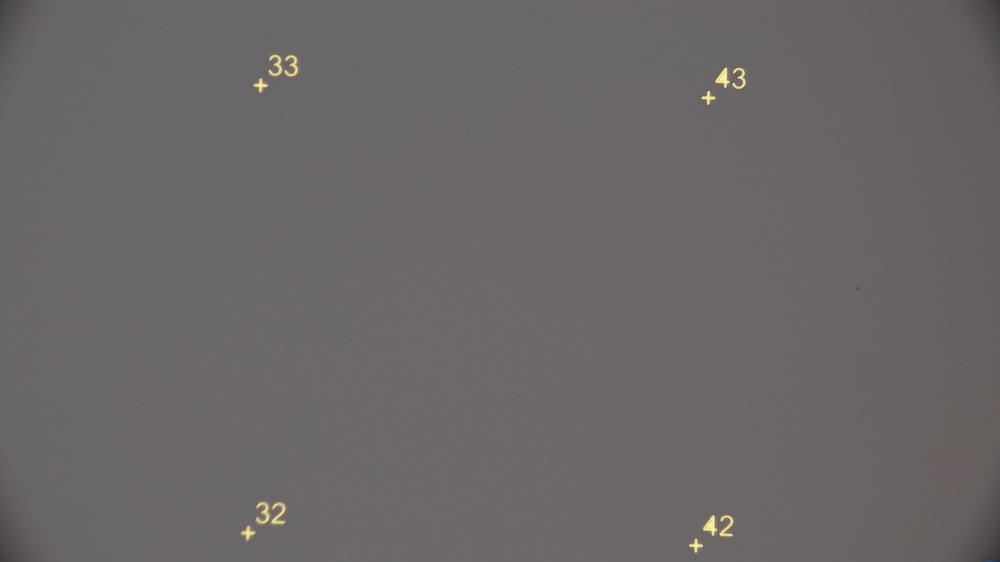
#> input picture ImageStitch/microscope_images/01.jpg, 1000 x 562 px, shrunk from 3840 x 2160 before the run
$ python -i NumFinder.py   (imports and definitions only)
#> lines starting #> are read from the running program, lines starting #| are printed output that depends on the picture; after the words box and inside, x2 and y2 are one past the last pixel; in counts of white or black regions, pixels touching at a corner belong together
"""
This tool can be used to identify numbers in images
"""

import cv2
import pytesseract
import numpy as np
from typing import List, Tuple

class ImageData:
    """
    Stores both an image and extracted numbers.
    """
    def __init__(self, image: np.ndarray, numbers: List[int], position: Tuple[int, int] = None):
        self.image = image
        self.numbers = numbers
        self.position = position # (row, col) in the final grid layout

def extract_numbers_from_image(image: np.ndarray) -> List[int]:
    """
    Extracts numbers from an image using OpenCV and Tesseract OCR.
    Returns a list of of numbers present in the image.
    """
    gray = cv2.cvtColor(image, cv2.COLOR_BGR2GRAY)
    _, thresh = cv2.threshold(gray, 150, 255, cv2.THRESH_BINARY_INV)

    # Detect text using Tesseract
    custom_config = r'--oem 3 --psm 6 outputbase digits'
    detected_text = pytesseract.image_to_string(thresh, config=custom_config)

    # Extract numbers
    numbers = [int(num) for num in detected_text.split() if num.isdigit()]
    return numbers

def process_images(image_paths: List[str]) -> List[ImageData]:
    """
    Processes a list of image paths, extracts numbers, and and associates them with image data
    """

    processed_images = []

    for path in image_paths:
        image = cv2.imread(path)
        numbers = extract_numbers_from_image(image)
        processed_images.append(ImageData(image, numbers))

    return processed_images

>>> import cv2
>>> picture = cv2.imread('microscope_images/01.jpg')
#> picture is the input picture: shape (562, 1000, 3); mean B, G, R 103, 102.5, 106.1
>>> result = extract_numbers_from_image(picture)
#> in extract_numbers_from_image, `_, thresh = cv2.threshold(gray, 150, 255, cv2.THRESH_BINARY_INV)`:
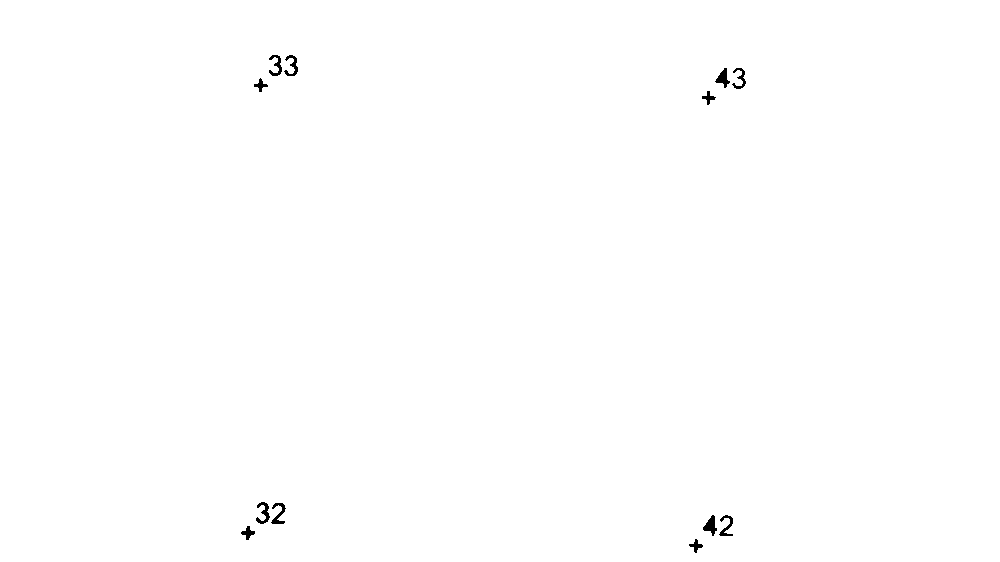
#> thresh: shape (562, 1000); 99.8% white; 12 black regions, largest, box (x1, y1, x2, y2) and area: (703, 515, 717, 536) 150, (715, 68, 730, 88) 140, (256, 502, 270, 524) 138
#> (the run stopped early here; a loop or call above may not have finished)

$ run again, on ImageStitch/microscope_images/03.jpg
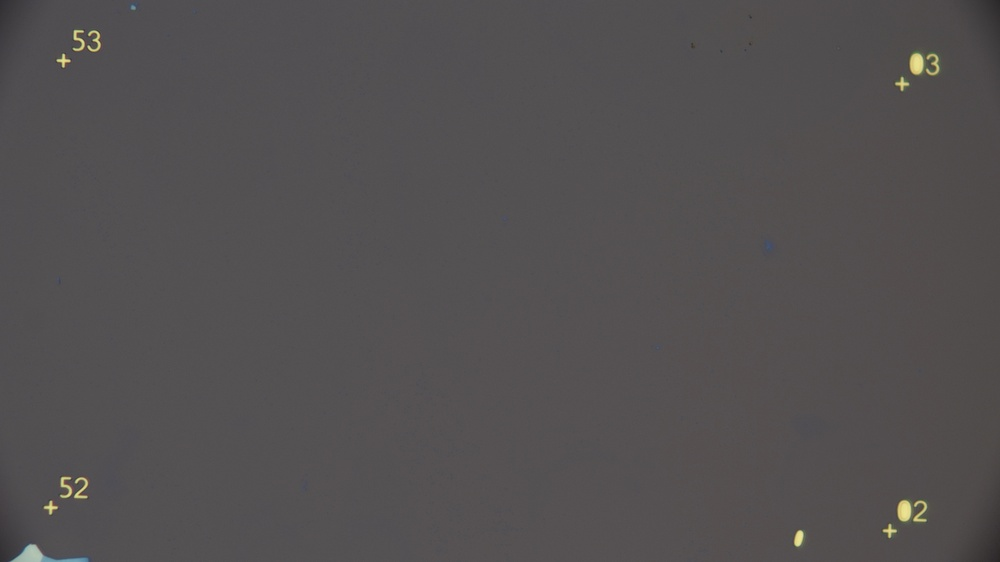
#> input picture ImageStitch/microscope_images/03.jpg, 1000 x 562 px, shrunk from 3840 x 2160 before the run
#> picture is the input picture: shape (562, 1000, 3); mean B, G, R 81, 80.3, 83.1
#> in extract_numbers_from_image, `_, thresh = cv2.threshold(gray, 150, 255, cv2.THRESH_BINARY_INV)`:
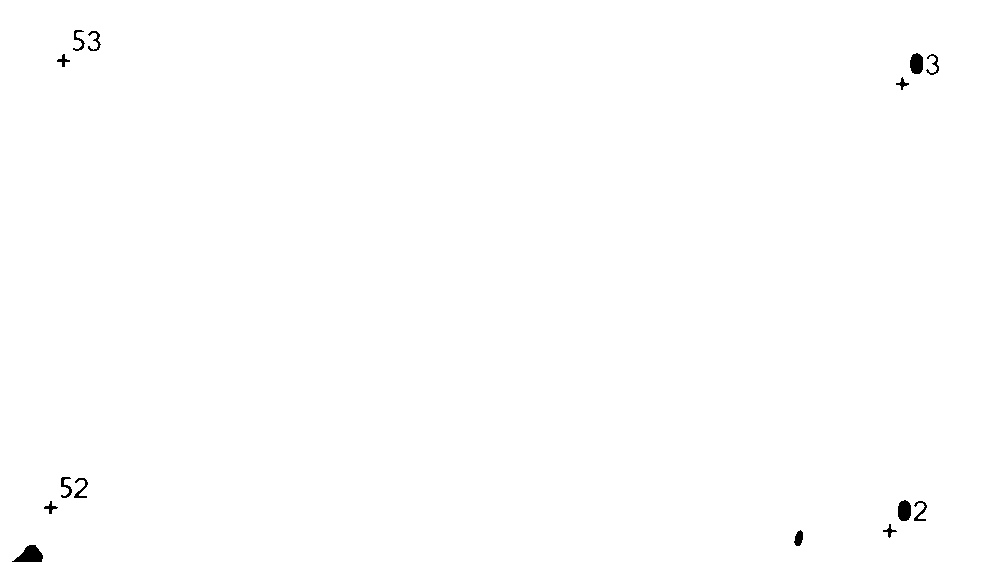
#> thresh: shape (562, 1000); 99.7% white; 14 black regions, largest, box (x1, y1, x2, y2) and area: (12, 545, 43, 562) 329, (898, 500, 911, 521) 230, (910, 53, 923, 74) 228
